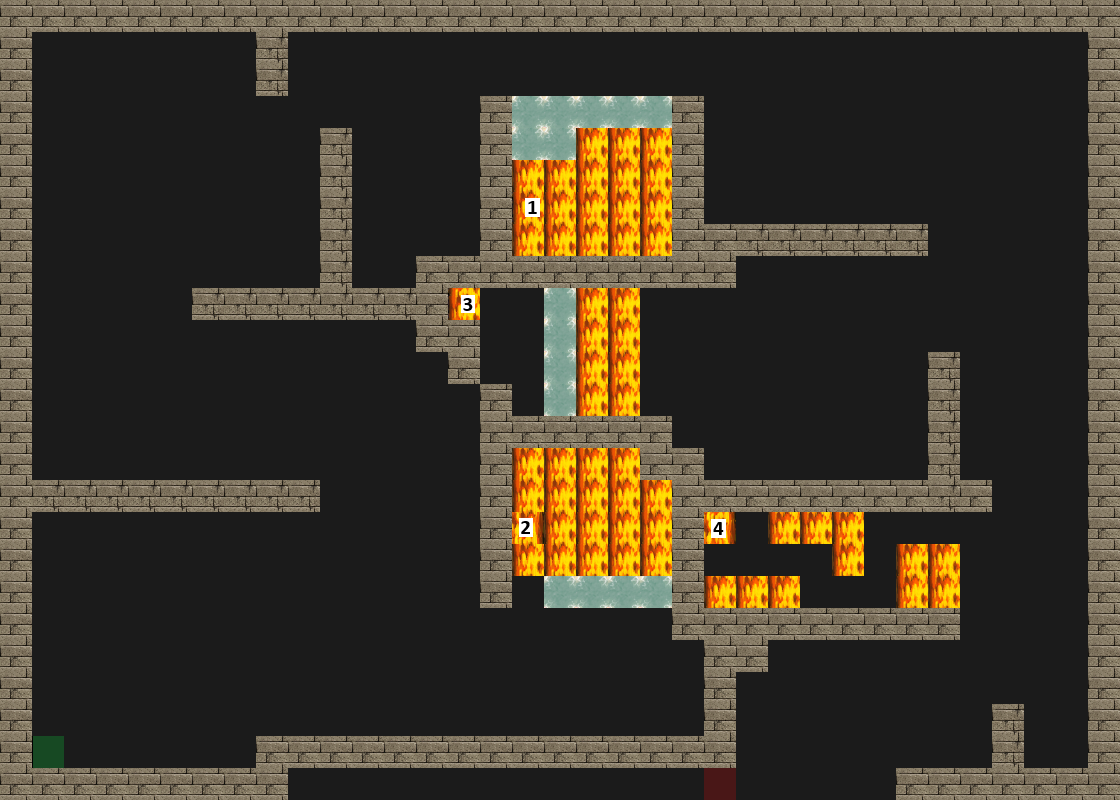

Rendered tile map (Tiled .tmx) drawn with the repository's tilesets; below, a short description and the map source with its tile grids summarised:
An orthogonal 35x25 tile map with 32x32 px tiles, 4 tile layers (Road, Trap, Wall, Utility), 4 tilesets.

<map version="1.2" tiledversion="1.2.0" orientation="orthogonal" renderorder="right-down" width="35" height="25" tilewidth="32" tileheight="32" infinite="0" nextlayerid="9" nextobjectid="1">
 <tileset firstgid="1" source="tilesets/meta.tsx" />
 <tileset firstgid="3" source="tilesets/road.tsx" />
 <tileset firstgid="4" source="tilesets/traps.tsx" />
 <tileset firstgid="196" source="tilesets/wallsandroofs.tsx" />
 <layer id="8" name="Road" width="35" height="25">
  <data>[875 cells, 875 non-empty, 1 distinct tile ids]</data>
 </layer>
 <layer id="7" name="Trap" width="35" height="25">
  <data>[875 cells, 73 non-empty, 6 distinct tile ids]</data>
 </layer>
 <layer id="6" name="Wall" width="35" height="25">
  <data>[875 cells, 212 non-empty, 2 distinct tile ids]</data>
 </layer>
 <layer id="5" name="Utility" width="35" height="25">
  <data>[875 cells, 2 non-empty, 2 distinct tile ids]</data>
 </layer>
</map>
